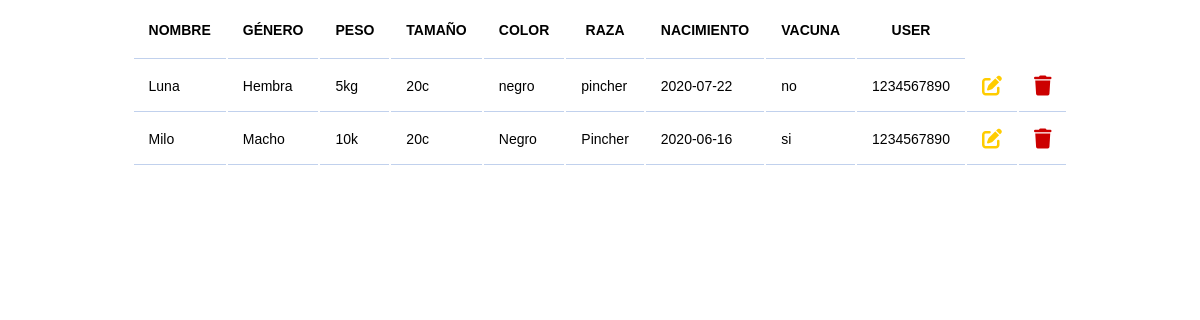
Page /co.edu.udec.act1.jonathanjulioestrada/views/ListarMascota.php on the committed database.
### tables this page shows
CREATE TABLE `mascotas` (
  `id` int(11) NOT NULL,
  `nombre` varchar(20) NOT NULL,
  `genero` varchar(20) NOT NULL,
  `peso` varchar(3) NOT NULL,
  `tamano` varchar(3) NOT NULL,
  `color` varchar(20) NOT NULL,
  `raza` varchar(20) NOT NULL,
  `fecha_nac` date NOT NULL,
  `tienevacunas` varchar(3) NOT NULL,
  `propietario` int(11) NOT NULL
);

### co.edu.udec.act1.jonathanjulioestrada/views/ListarMascota.php (the view, shortened to what this page needs)
<!doctype html>
<html>
    <head>
        <link rel="stylesheet" href="../css/ListarMascota.css"/>
    </head>
    <body>
        <table>
            <thead>
                <tr>
                <th>Nombre</th>
                <th>Género</th>
                <th>Peso</th>
                <th>Tamaño</th>
                <th>Color</th>
                <th>Raza</th>
                <th>Nacimiento</th>
                <th>Vacuna</th>
                <th>User</th>
            </tr>
            </thead>
                <?php
    include '../co.edu.udec.desarrolloweb.jonathanjulio.util//Conectar.php';
                $sql = $conexion->query("select * from mascotas");
                while ($datos = $sql->fetch_object()){ ?>
            <tbody>
                <tr>
                    <td><?= $datos->nombre?></td>
                    <td><?= $datos->genero?></td>
                    <td><?= $datos->peso?></td>
                    <td><?= $datos->tamano?></td>
                    <td><?= $datos->color?></td>
                    <td><?= $datos->raza?></td>
                    <td><?= $datos->fecha_nac?></td>
                    <td><?= $datos->tienevacunas?></td>
                    <td><?= $datos->propietario?></td>
                    <td><a  href="EditarMascota.php?id=<?=$datos->id?>"><i id="edit" class="fa-sharp fa-solid fa-pen-to-square"></i></a></td>
                    <td><a  onclick="return eliminar()" href="../controladores/EliminarMascota.php?id=<?=$datos->id?>"><i id="delete" class="fa-solid fa-trash"></i></a></td>
                </tr>
            </tbody>
              <?php }
                 ?>
        </table>
    </body>
</html>

### co.edu.udec.act1.jonathanjulioestrada/css/ListarMascota.css (style rules this page uses)
* { margin: 0; padding: 0; box-sizing: border-box; font-family: sans-serif; }
body { justify-content: center; align-items: center; }
table { border: none; margin: auto; font-size: 14px; }
th { border-bottom: solid 1px rgba(100,140,210,0.4); }
th { padding: 20px 15px; font-weight: 700; text-transform: uppercase; }
td { padding: 15px; border-bottom: solid 1px rgba(100,140,210,0.4); }
i { font-size: 20px; }
#edit { color: #ffcc00; }
#delete { color: #cc0000; }

### rows in the picture
mascotas: nombre "Luna", genero "Hembra", peso "5kg", tamano "20c", color "negro", raza "pincher", fecha_nac "2020-07-22", tienevacunas "no", propietario "1234567890"
mascotas: nombre "Milo", genero "Macho", peso "10k", tamano "20c", color "Negro", raza "Pincher", fecha_nac "2020-06-16", tienevacunas "si", propietario "1234567890"
